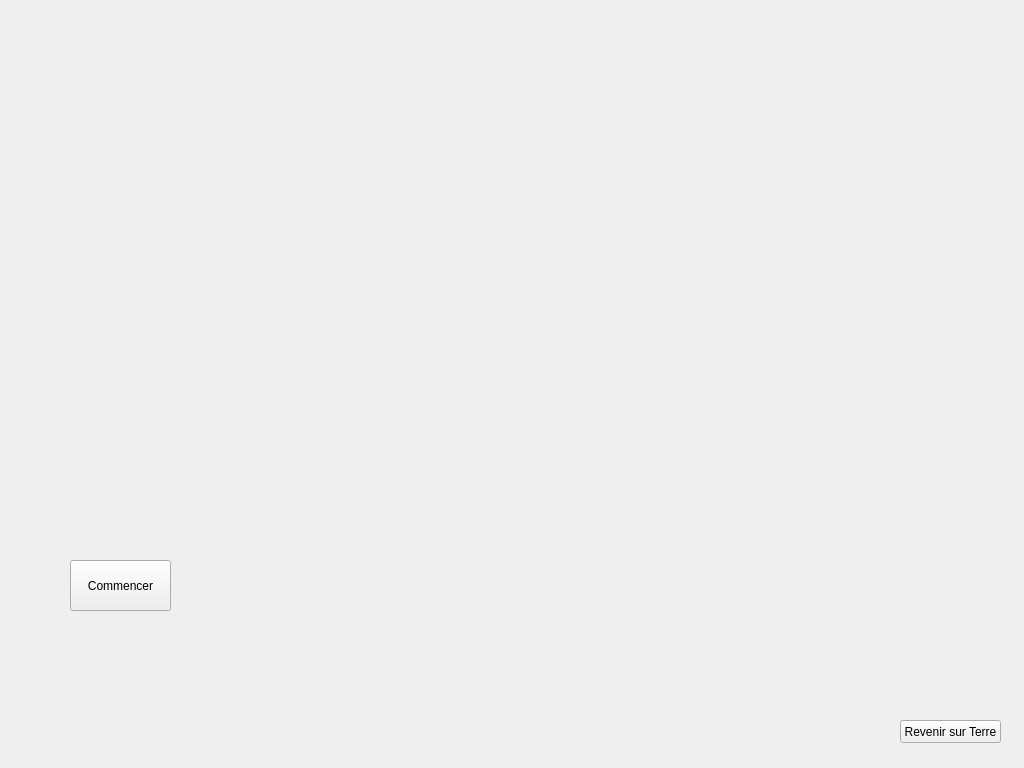
<?xml version="1.0" encoding="UTF-8"?>
<ui version="4.0">
 <class>MainWindow</class>
 <widget class="QMainWindow" name="MainWindow">
  <property name="geometry">
   <rect>
    <x>0</x>
    <y>0</y>
    <width>1024</width>
    <height>768</height>
   </rect>
  </property>
  <property name="minimumSize">
   <size>
    <width>1024</width>
    <height>768</height>
   </size>
  </property>
  <property name="maximumSize">
   <size>
    <width>1024</width>
    <height>768</height>
   </size>
  </property>
  <property name="windowTitle">
   <string>Elon dans l'espace</string>
  </property>
  <widget class="QWidget" name="centralWidget">
   <widget class="QLabel" name="draggableItem">
    <property name="geometry">
     <rect>
      <x>20</x>
      <y>620</y>
      <width>101</width>
      <height>111</height>
     </rect>
    </property>
    <property name="text">
     <string/>
    </property>
    <property name="pixmap">
     <pixmap>assets/draggableItems/asset_tiny_elon.png</pixmap>
    </property>
    <property name="scaledContents">
     <bool>true</bool>
    </property>
   </widget>
   <widget class="QLabel" name="scene">
    <property name="geometry">
     <rect>
      <x>0</x>
      <y>0</y>
      <width>1024</width>
      <height>768</height>
     </rect>
    </property>
    <property name="text">
     <string/>
    </property>
    <property name="pixmap">
     <pixmap>assets/scenesImages/scene_start.png</pixmap>
    </property>
    <property name="scaledContents">
     <bool>true</bool>
    </property>
   </widget>
   <widget class="QPushButton" name="startButton">
    <property name="geometry">
     <rect>
      <x>70</x>
      <y>560</y>
      <width>101</width>
      <height>51</height>
     </rect>
    </property>
    <property name="text">
     <string>Commencer</string>
    </property>
    <property name="flat">
     <bool>false</bool>
    </property>
   </widget>
   <widget class="QPushButton" name="exitButton">
    <property name="geometry">
     <rect>
      <x>900</x>
      <y>720</y>
      <width>101</width>
      <height>23</height>
     </rect>
    </property>
    <property name="text">
     <string>Revenir sur Terre</string>
    </property>
   </widget>
   <zorder>scene</zorder>
   <zorder>draggableItem</zorder>
   <zorder>startButton</zorder>
   <zorder>exitButton</zorder>
  </widget>
 </widget>
 <layoutdefault spacing="6" margin="11"/>
 <resources/>
 <connections/>
</ui>
